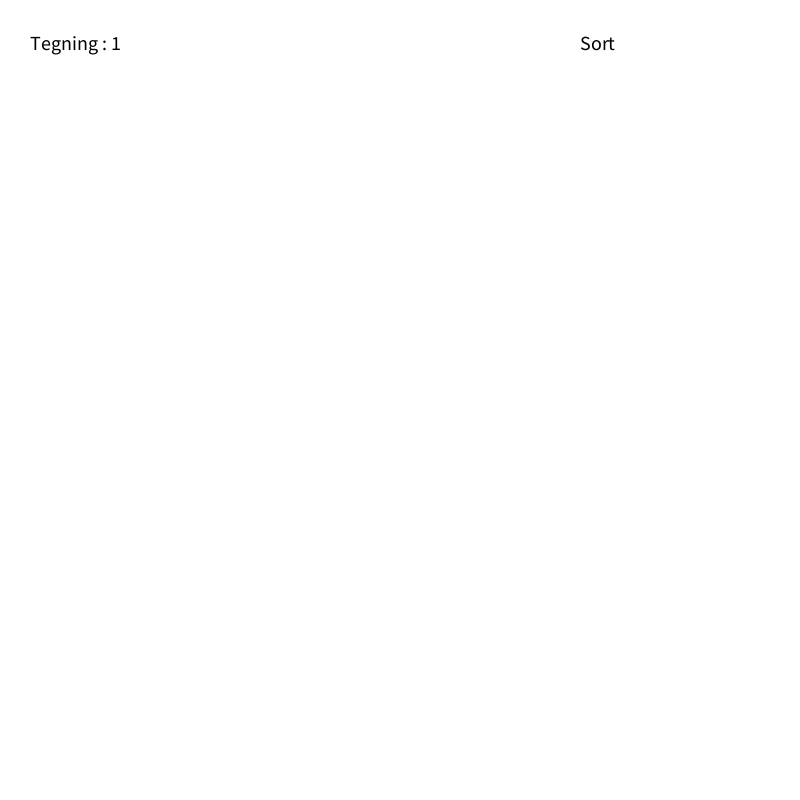
Frame 1 (no input)
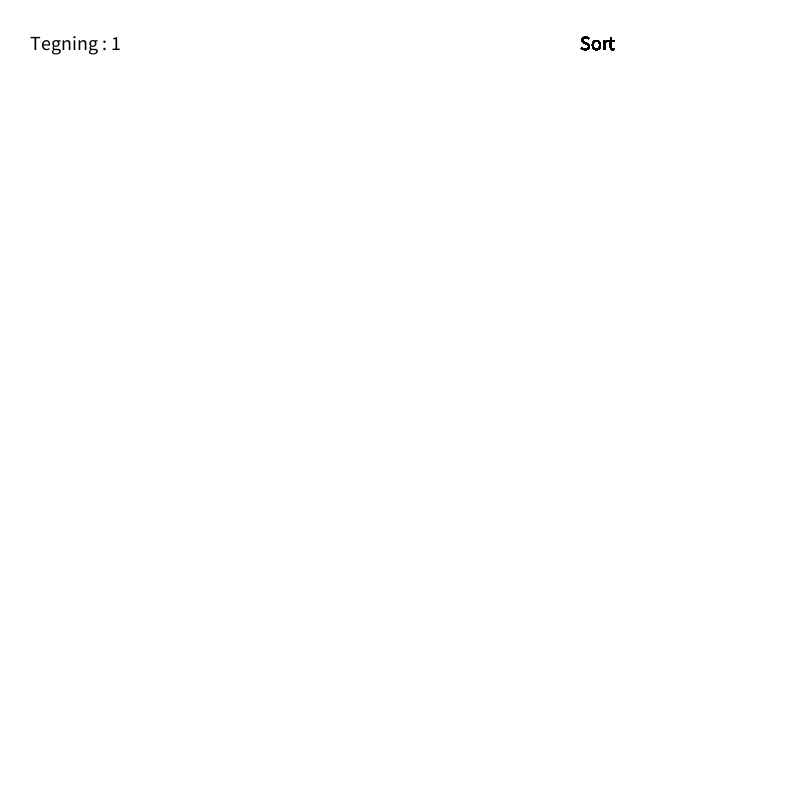
Frame 60 (the mouse pressed at the canvas centre just before this capture)
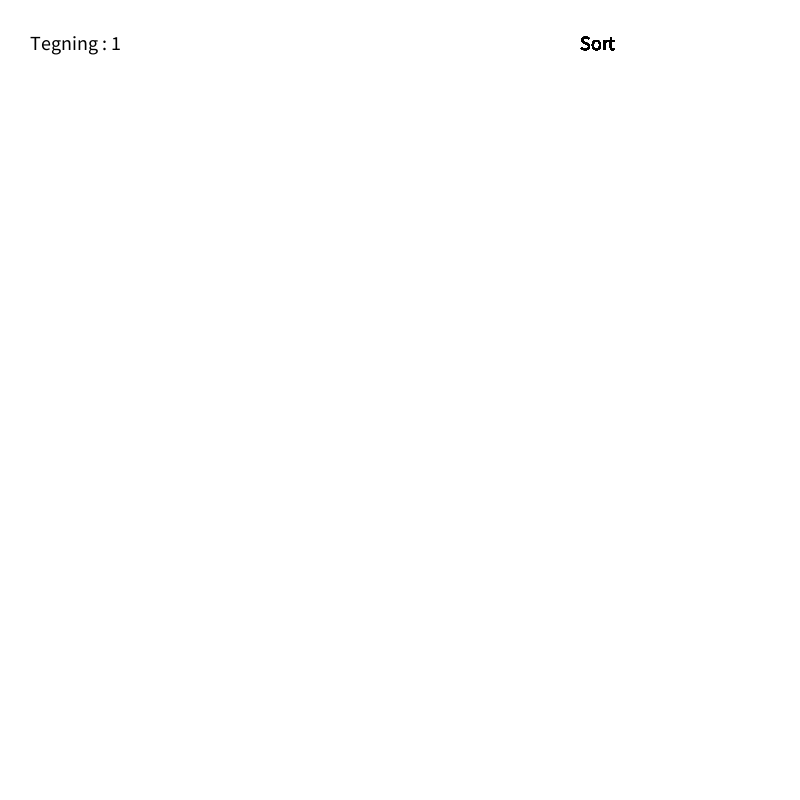
Frame 120 (the mouse held since frame 60 and released just before this capture)

The Processing sketch that drew these frames (run headless with seeded random() and noise(); from frame 60 on, the mouse is pressed at the canvas centre):

// Processing sketch: Tegneprogram_11
// ── Tegneprogram_11.pde
// Færdigkodet mandag d. 11/9-2023

int z = 1; // her deklarerer og initialiserer jeg tælleren til nyTegning
int tempZ; // hjælpevariabel til når jeg bladrer i mine tegninger
int strokeW = 1; // Fed eller ikke fed
boolean keyN = false; // her initialiserer og deklareret jeg en boolean karakter som bruges til at starte en ny Tegning op 
boolean keyA = false; // De følgende 3 boolean variabler bruges når jeg skal bladre i tegningerne
boolean keyD = false;
boolean keyF = false;
String farveT = "Sort";
color farve = color(0,0,0); // grundfarven sort


Tegning[] nyTegning = new Tegning[z]; // Her deklarerer jeg nyTegning-arrayet som er et array af objekter af Tegning klassen 


void setup() {
  
  size(800,800);
  background(255);
  nyTegning[0] = new Tegning(); // Her initialiserer jeg det første Terning objekt som kun skal indeholde et array af objekter af klassen Streg
  tegningtext(); // Her skriver jeg på skærmen på hvilken tegning vi er 
}

void draw() {
  tegningfed(); // Hvis jeg har valgt at tegne med fed bliver der skrevet fed på skærmen
  farveTekst(farveT);
  
  if(mousePressed) {
    if (mouseButton == LEFT && mouseX>=5 && pmouseX>=5 && mouseX<=(width-5) && pmouseX<=(width-5) && mouseY>=100 && pmouseY>=100 && mouseY<=(height-5) && pmouseY<=(height-5)) {
      stroke(farve);
      strokeWeight(strokeW);
      line(pmouseX, pmouseY, mouseX, mouseY);
      nyTegning[tempZ].addnyStreg(new Streg(pmouseX,pmouseY,mouseX,mouseY,1,strokeW,farve)); // her udvider jeg, ved hjælp af metoden addnyStreg, arrayet Streg[] med en nyStreg med musens koordinater
      println("nyTegning["+z+"] har "+nyTegning[z-1].nyStreg.length+" streger"); 
    } else if(mouseButton == RIGHT) {
      farve = color(255,255,255);
      stroke(farve);
      strokeWeight(10);
      line(pmouseX, pmouseY, mouseX, mouseY);
      nyTegning[tempZ].addnyStreg(new Streg(pmouseX,pmouseY,mouseX,mouseY,10,1,farve)); // her udvider jeg, ved hjælp af metoden addnyStreg, arrayet Streg[] med en nyStreg med musens koordinater
    }
  }
}

void keyPressed() {
  if(key == 'n' && !keyN || key == 'N' && !keyN) {
    z++;
    tempZ = z-1;
    background(255);
    stroke(0);
    farveT = "Sort";
    nyTegning[nyTegning.length-1].addnyTegning();
    keyN = true;
  }
  if(key == 'a' && !keyA && tempZ>0 || key == 'A' && !keyA && tempZ>0) {
    tempZ--;
    nyTegning[tempZ].tegnTegning();
    keyA = true;
  }
  if(key == 'd' && !keyD && tempZ<(z-1)|| key == 'D' && !keyD && tempZ<(z-1)) {
    tempZ++;
    nyTegning[tempZ].tegnTegning();
    keyD = true;
  }
  if(key == 'f' || key == 'F' && tempZ<(z-1)) {
     if(keyF) {
       keyF = false;
       strokeW = 1;
     } else {
       strokeW = 3;
       keyF = true;
     }  
  }
  if(key == 'g' || key == 'G' && tempZ<(z-1)) {
    farve = color(0,255,0);
    farveUdvisk();
    farveT = "Grøn";
  }
  if(key == 'b' || key == 'B' && tempZ<(z-1)) {
    farve = color(0,0,255);
    farveUdvisk();
    farveT = "Blå";
  }
  if(key == 'r' || key == 'R' && tempZ<(z-1)) {
    farve = color(255,0,0);
    farveUdvisk();
    farveT = "Rød";
  }
  if(key == 'y' || key == 'Y' && tempZ<(z-1)) {
    farve = color(255,255,0);
    farveUdvisk();
    farveT = "Gul";
  }
  if(key == 's' || key == 'S' && tempZ<(z-1)) {
    farve = color(0,0,0);
    farveUdvisk();
    farveT = "Sort";
  }
    
   println("Z er "+z+" og tempZ er "+tempZ);
   println("Du har lavet "+z+" tegninger");
}

void keyReleased() {
  if(key == 'n' || key == 'N') {
    keyN = false;
  }
  if(key == 'a' || key == 'A') {
    keyA = false;
  }
  if(key == 'd' || key == 'D') {
    keyD = false;
  }
}

void tegningfed() {
 if(keyF) {
    textSize(20);
    fill(0, 0, 0);
    text("Fed", 630, 50);
  } else {
    textSize(20);
    fill(255, 255, 255);
    text("Fed", 630, 50);
  }  
}

void tegningtext() {
  textSize(20);
  fill(0, 0, 0);
  text("Tegning : "+(tempZ+1), 30, 50);
}

void farveTekst(String farveT) {
    textSize(20);
    fill(255, 255, 255);
    text("      ", 580, 50);
    textSize(20);
    fill(0, 0, 0);
    text(farveT, 580, 50);
}

void farveUdvisk() {
    noStroke();
    fill(255,255,255);
    rectMode(CORNER);
    rect(580,33,50,20);
}     

// ── Streg.pde
class Streg {
  float xposp,yposp,xpos,ypos,s,f;
  color c;
  
  Streg(float tempXposp, float tempYposp, float tempXpos, float tempYpos, float tempS, float tempF, color tempColor) {
    xposp = tempXposp;
    yposp = tempYposp;
    xpos = tempXpos;
    ypos = tempYpos;
    s = tempS;
    f = tempF;
    c = tempColor;
  }
  
}

// ── Tegning.pde
import java.util.Arrays;


class Tegning {
   Streg[] nyStreg;
  
Tegning () {
   nyStreg = new Streg[0]; // Initialize an empty array for nyStreg
}

void addnyTegning() {
    strokeW = 1;
    background(255);
    tegningtext();
    tegningfed();
    farve = color(0,0,0);
    Tegning[] newTegning = new Tegning[nyTegning.length+1]; // her initieres et nyt object af typen Tegning
    for (int i = 0; i < nyTegning.length; i++) { // Her kopieres alle objekter af Tegning over i det nye array newTegning
      newTegning[i] = nyTegning[i];
    }
    newTegning[nyTegning.length] = new Tegning(); 
    nyTegning = newTegning; // Her kopieres det midlertidige array newTegning over i det gamle array nyTegning
    // nyTegning = (Tegning[]) append(nyTegning, new Tegning()); // Her kunne jeg også udvide arrayet Tegning[] med metoden append
}

void addnyStreg(Streg ny) {
    Streg[] newStreg = new Streg[nyStreg.length+1]; // her oprettes en ny tom nyStreg
    for (int i = 0; i < nyStreg.length; i++) {
      newStreg[i] = nyStreg[i];
    }
    newStreg[nyStreg.length] = ny;
    nyStreg = newStreg;
    //println("nyTegning["+z+"] har "+nyTegning[z-1].nyStreg.length+" streger");
    println("nyTegning["+z+"] har "+nyStreg.length+" streger");
}

void tegnTegning() {
  background(255);
  tegningtext();
  for(int w = 0; w<nyTegning[tempZ].nyStreg.length; w++) {  
    stroke(nyTegning[tempZ].nyStreg[w].c);
    strokeWeight(nyTegning[tempZ].nyStreg[w].f);
    line(nyTegning[tempZ].nyStreg[w].xposp, nyTegning[tempZ].nyStreg[w].yposp, nyTegning[tempZ].nyStreg[w].xpos, nyTegning[tempZ].nyStreg[w].ypos); 
  }
}  
  
}
